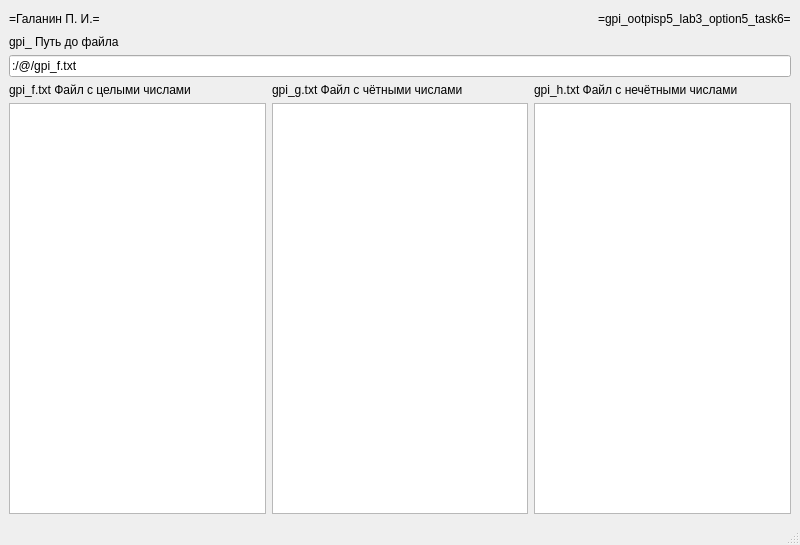
<?xml version="1.0" encoding="UTF-8"?>
<ui version="4.0">
 <class>gpi_MainWindow</class>
 <widget class="QMainWindow" name="gpi_MainWindow">
  <property name="geometry">
   <rect>
    <x>0</x>
    <y>0</y>
    <width>800</width>
    <height>545</height>
   </rect>
  </property>
  <property name="windowTitle">
   <string>gpi_MainWindow</string>
  </property>
  <widget class="QWidget" name="centralwidget">
   <layout class="QGridLayout" name="gridLayout_2">
    <item row="0" column="1">
     <spacer name="gpi_horizontalSpacer">
      <property name="orientation">
       <enum>Qt::Horizontal</enum>
      </property>
      <property name="sizeHint" stdset="0">
       <size>
        <width>407</width>
        <height>20</height>
       </size>
      </property>
     </spacer>
    </item>
    <item row="0" column="0">
     <widget class="QLabel" name="gpi_label_author">
      <property name="text">
       <string>=Галанин П. И.=</string>
      </property>
     </widget>
    </item>
    <item row="0" column="2">
     <widget class="QLabel" name="gpi_label_title">
      <property name="text">
       <string>=gpi_ootpisp5_lab3_option5_task6=</string>
      </property>
     </widget>
    </item>
    <item row="4" column="0" colspan="3">
     <layout class="QGridLayout" name="gridLayout">
      <item row="0" column="1">
       <widget class="QLabel" name="gpi_label_file2">
        <property name="text">
         <string>gpi_g.txt Файл с чётными числами</string>
        </property>
       </widget>
      </item>
      <item row="0" column="0">
       <widget class="QLabel" name="gpi_label_file1">
        <property name="text">
         <string>gpi_f.txt Файл с целыми числами</string>
        </property>
       </widget>
      </item>
      <item row="1" column="0">
       <widget class="QPlainTextEdit" name="gpi_plainTextEdit_file1"/>
      </item>
      <item row="1" column="1">
       <widget class="QPlainTextEdit" name="gpi_plainTextEdit_file2"/>
      </item>
      <item row="1" column="2">
       <widget class="QPlainTextEdit" name="gpi_plainTextEdit_file3"/>
      </item>
      <item row="0" column="2">
       <widget class="QLabel" name="gpi_label_file3">
        <property name="text">
         <string>gpi_h.txt Файл с нечётными числами</string>
        </property>
       </widget>
      </item>
     </layout>
    </item>
    <item row="3" column="0" colspan="3">
     <widget class="QLineEdit" name="gpi_lineEdit_path">
      <property name="text">
       <string>:/@/gpi_f.txt</string>
      </property>
     </widget>
    </item>
    <item row="2" column="0" colspan="3">
     <widget class="QLabel" name="gpi_label_path">
      <property name="text">
       <string>gpi_ Путь до файла</string>
      </property>
     </widget>
    </item>
   </layout>
  </widget>
  <widget class="QMenuBar" name="menubar">
   <property name="geometry">
    <rect>
     <x>0</x>
     <y>0</y>
     <width>800</width>
     <height>25</height>
    </rect>
   </property>
  </widget>
  <widget class="QStatusBar" name="statusbar"/>
 </widget>
 <resources/>
 <connections/>
</ui>
